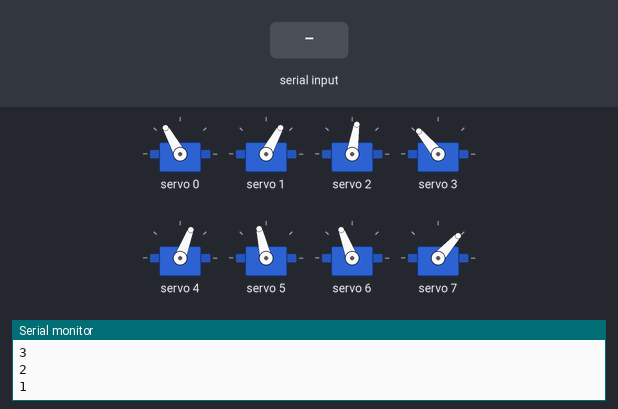
A sketch run on a simulated ESP32. Shown: 8 × servo, the last lines printed to the serial monitor. The test bench sets the inputs (shaded band).

Above: at 12.2 s.
12.3 s: "2" received over Serial
At 12.86 s:
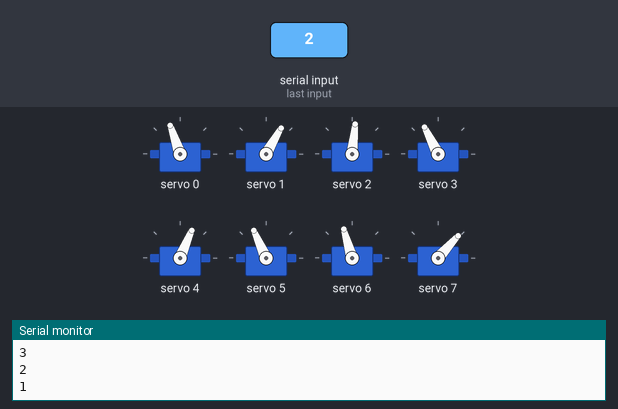
At 13.36 s:
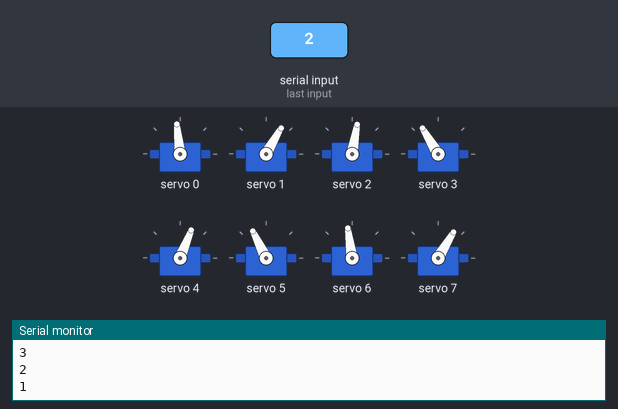
15.3 s: "1" received over Serial
18.3 s: "0" received over Serial
At 19.3 s:
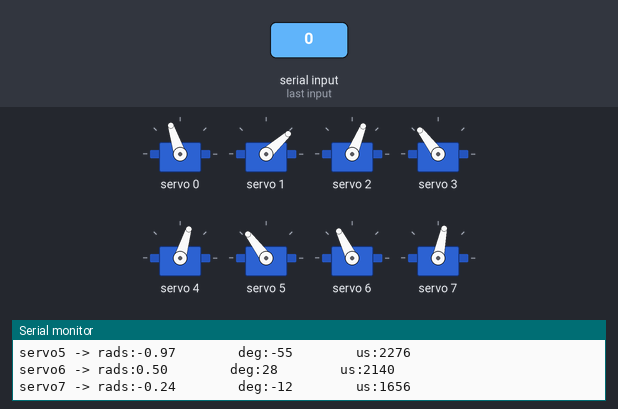
Timing chart, 0 to 21.3 s (numbered marks = the images above; inputs shaded):
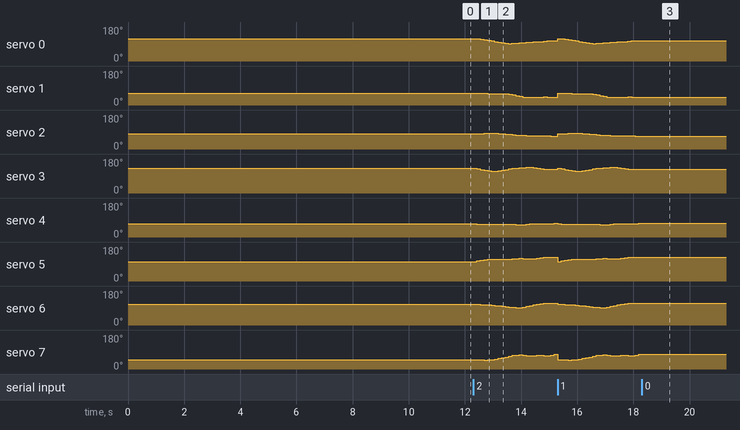

Measured:
- after the input at 12.3 s, servo 0: 119° → 117° after 0.13 s, → 115° 0.13 s later, → 112° 0.13 s later, → 109° 0.13 s later, … (22 changes in this stretch); servo 1: 61° → 60° after 0.51 s, → 58° 0.75 s later, → 54° 0.13 s later, → 50° 0.13 s later, … (11 changes in this stretch)
- after the input at 18.3 s, servo 0: stops changing and stays 108°; servo 1: stops changing and stays 42°; servo 2: stops changing and stays 68°; servo 3, servo 5: stops changing and stays 127°; servo 4: stops changing and stays 73°

The sketch:

3D_SS_68.ino
```cpp
// HOW TO:
// ------------------------------
// Serial input = 2 -> Steps through gait sequence once and stops at the end.
// Serial input = 1 -> Steps through gait sequence in a loop.
// Serial input = 0 -> Stops infinite loop at the node where it is at that moment

//Gait template
#include <Wire.h>
#include <Adafruit_PWMServoDriver.h>

Adafruit_PWMServoDriver pca9685 = Adafruit_PWMServoDriver();

#define SERVO_FREQ 300
#define SER0 0 //Hip 1
#define SER1 1 //Knee 1
#define SER2 2 //Hip 2
#define SER3 3 //Knee 2
#define SER4 4 //Hip 3
#define SER5 5 //Knee 3
#define SER6 6 //Hip 4
#define SER7 7 //Knee 4

// Insert servo angles here:
// For 3D gaits, these angles are obtained from linearisation.py
// For 2D gaits, these angles are obtained from 2D_trajectory_reader.py
float SS_servo0[] = {-0.62209064, -0.59196747, -0.52673967, -0.46203314, -0.39062914, -0.31155222, -0.23111066, -0.15018136, -0.06921757,  0.01165105,  0.0657441 ,  0.02351671, -0.02487941, -0.07044006, -0.10412586, -0.12999312, -0.15679787, -0.18513809, -0.21365259, -0.24286005, -0.27270916, -0.30381082, -0.33348496, -0.36286795, -0.37592357, -0.37395077, -0.37170302, -0.36953875, -0.37723974, -0.39695292, -0.42403875, -0.4549627 , -0.48757607, -0.52420976, -0.55060021, -0.56849433, -0.58458968, -0.60080248, -0.61581948, -0.63046939, -0.64442808, -0.65604117, -0.66016441, -0.65100286, -0.63621561};
float SS_servo1[] = {0.65084663, 0.63123423, 0.64371231, 0.66199298, 0.67176061, 0.6733238 , 0.67345561, 0.67328296, 0.67271747, 0.67206385, 0.69901734, 0.8121466 , 0.91173855, 1.00125419, 1.08767913, 1.14974735, 1.15467396, 1.14292926, 1.1265511 , 1.09174973, 1.07114657, 1.08634629, 1.09692986, 1.09391999, 1.05373853, 0.98499581, 0.91591002, 0.85439023, 0.83219892, 0.85334634, 0.90394924, 0.96406768, 1.018723  , 1.07360217, 1.08772752, 1.07507746, 1.07108153, 1.05581428, 1.03538351, 1.01010486, 0.9777147 , 0.92884131, 0.86902062, 0.79876478, 0.71926476};
float SS_servo2[] = {-0.3207203 , -0.31583484, -0.3037318 , -0.28767504, -0.27070485, -0.26208893, -0.2807248 , -0.31145643, -0.35011442, -0.39003153, -0.4312105 , -0.46478071, -0.49132371, -0.51390096, -0.54075667, -0.56057459, -0.57090705, -0.57787008, -0.58499859, -0.59278505, -0.60139464, -0.62124114, -0.63566462, -0.63205561, -0.60635748, -0.54260902, -0.48674167, -0.4165822 , -0.33740838, -0.25695512, -0.17602575, -0.09529742, -0.01462892,  0.04499181,  0.01715595, -0.02579298, -0.06609459, -0.10199135, -0.13744866, -0.17385564, -0.20414046, -0.23054786, -0.25820667, -0.28074254, -0.30619263};
float SS_servo3[] = {0.83618932, 0.77671732, 0.68033629, 0.57834789, 0.4936584 , 0.44555978, 0.46913961, 0.53006922, 0.61016043, 0.69092187, 0.77822392, 0.84226677, 0.87964389, 0.90513263, 0.95829337, 0.99032066, 0.965588  , 0.92158525, 0.87348433, 0.80908859, 0.75572131, 0.74865084, 0.73139819, 0.76489351, 0.73909006, 0.74793976, 0.77271952, 0.78315422, 0.77928737, 0.76705971, 0.76249472, 0.75736514, 0.75398193, 0.73330114, 0.76301489, 0.80687649, 0.86183433, 0.89046391, 0.91241734, 0.93251821, 0.93024002, 0.90348512, 0.88448435, 0.86826801, 0.86164897};
float SS_servo4[] = {0.60273663, 0.6202169 , 0.62749502, 0.63666242, 0.6394068 , 0.63314036, 0.62789834, 0.62123955, 0.61886899, 0.62170287, 0.62634161, 0.62901497, 0.64691222, 0.66080019, 0.6536928 , 0.61958775, 0.59640944, 0.58748331, 0.57961025, 0.5759243 , 0.56695055, 0.54725518, 0.52599507, 0.50521637, 0.47369384, 0.43068534, 0.39625388, 0.36425423, 0.33220837, 0.29801073, 0.26514524, 0.2294749 , 0.19777911, 0.18916202, 0.22365468, 0.2842877 , 0.33033167, 0.40958518, 0.49123895, 0.57240159, 0.64526964, 0.66890794, 0.6516784 , 0.64861168, 0.62526229};
float SS_servo5[] = {-0.39155727, -0.46658344, -0.54436024, -0.62404   , -0.67875208, -0.70066937, -0.70888847, -0.70178177, -0.69892801, -0.70528498, -0.71025259, -0.71915769, -0.76619554, -0.81082888, -0.8016069 , -0.74288195, -0.74114266, -0.77975517, -0.82456633, -0.89402408, -0.94717892, -0.95445163, -0.95940838, -0.97469257, -0.96941408, -0.93974322, -0.93018428, -0.92024815, -0.89179439, -0.83913408, -0.77374786, -0.70000863, -0.64301712, -0.6174817 , -0.64951989, -0.66351388, -0.71525883, -0.71833912, -0.71705934, -0.71618067, -0.70760155, -0.66680464, -0.6427875 , -0.57211126, -0.48185691};
float SS_servo6[] = {0.39637456, 0.3750873 , 0.34085903, 0.31301203, 0.28022847, 0.24770319, 0.21349209, 0.17570226, 0.13536022, 0.09141507, 0.05299275, 0.02322693, 0.01012581, 0.0118908 , 0.06232823, 0.14128975, 0.22059547, 0.2946141 , 0.36682581, 0.43185303, 0.49370794, 0.50243465, 0.50354482, 0.49332592, 0.49664443, 0.49964892, 0.51219335, 0.51993787, 0.5109044 , 0.48793405, 0.45667412, 0.42362053, 0.41125978, 0.43071854, 0.4455272 , 0.44057017, 0.40700419, 0.40529537, 0.40889341, 0.41894743, 0.43234067, 0.4404529 , 0.44387834, 0.42857499, 0.40930705};
float SS_servo7[] = {-0.91939709, -0.92309786, -0.92443574, -0.93644601, -0.92244558, -0.8873075 , -0.82940375, -0.74863974, -0.65878334, -0.56299108, -0.44862333, -0.34854998, -0.30229941, -0.29250923, -0.35803725, -0.38150194, -0.38009264, -0.37095842, -0.3602275 , -0.34314796, -0.41402092, -0.37337596, -0.30736583, -0.21577285, -0.24057102, -0.3016745 , -0.38511725, -0.45418758, -0.47514266, -0.45248311, -0.39885008, -0.33853501, -0.32350204, -0.37662007, -0.44032852, -0.47523977, -0.43917942, -0.4775959 , -0.53051017, -0.59975064, -0.68203266, -0.7696871 , -0.84658984, -0.87437742, -0.89265592};

int node=0;
int first=0;
int input=0;
int end_time=0;
int time_step=120000;
int steps = sizeof(SS_servo0)/sizeof(SS_servo0[0]);
int one_print = 0;

// -------------------Joint configurations-------------------
int servo0=0;
int servo0_deg=0;
int servo1=0;
int servo1_deg=0;
int servo2=0;
int servo2_deg=0;
int servo3=0;
int servo3_deg=0;
int servo4=0;
int servo4_deg=0;
int servo5=0;
int servo5_deg=0;
int servo6=0;
int servo6_deg=0;
int servo7=0;
int servo7_deg=0;

void setup() {
  Serial.begin(115200);
  pca9685.begin();

  pca9685.setOscillatorFrequency(27000000); //Value between 24MHz and 27MHz, tuned for this setup
  pca9685.setPWMFreq(SERVO_FREQ);
  delay (1000);

  servo0_deg=SS_servo0[0]/3.14159265*180;
  servo0=map(servo0_deg,-38,90,2200,1030);
  servo1_deg=SS_servo1[0]/3.14159265*180;
  servo1=map(servo1_deg,-90,90,2600,950);
  servo2_deg=SS_servo2[0]/3.14159265*180;
  servo2=map(servo2_deg,-38,90,1510,2730);
  servo3_deg=SS_servo3[0]/3.14159265*180;
  servo3=map(servo3_deg,-90,90,1100,2700);
  servo4_deg=SS_servo4[0]/3.14159265*180;
  servo4=map(servo4_deg,-90,38,2700,1500);
  servo5_deg=SS_servo5[0]/3.14159265*180;
  servo5=map(servo5_deg,-90,90,2600,930);
  servo6_deg=SS_servo6[0]/3.14159265*180;
  servo6=map(servo6_deg,-90,38,850,2250);
  servo7_deg=SS_servo7[0]/3.14159265*180;
  servo7=map(servo7_deg,-90,90,920,2620);

  pca9685.setPWM(SER0,0,servo0);
  pca9685.setPWM(SER1,0,servo1);
  pca9685.setPWM(SER2,0,servo2);
  pca9685.setPWM(SER3,0,servo3);
  pca9685.setPWM(SER4,0,servo4);
  pca9685.setPWM(SER5,0,servo5);
  pca9685.setPWM(SER6,0,servo6);
  pca9685.setPWM(SER7,0,servo7);

  Serial.print("Node:");
  Serial.println(node);
  Serial.print("servo0 -> rads:");
  Serial.print(SS_servo0[node]);
  Serial.print("        deg:");
  Serial.print(servo0_deg);
  Serial.print("        us:");
  Serial.println(servo0);
  Serial.print("servo1 -> rads:");
  Serial.print(SS_servo1[node]);
  Serial.print("        deg:");
  Serial.print(servo1_deg);
  Serial.print("        us:");
  Serial.println(servo1);
  Serial.print("servo2 -> rads:");
  Serial.print(SS_servo2[node]);
  Serial.print("        deg:");
  Serial.print(servo2_deg);
  Serial.print("        us:");
  Serial.println(servo2);
  Serial.print("servo3 -> rads:");
  Serial.print(SS_servo3[node]);
  Serial.print("        deg:");
  Serial.print(servo3_deg);
  Serial.print("        us:");
  Serial.println(servo3);
  Serial.print("servo4 -> rads:");
  Serial.print(SS_servo4[node]);
  Serial.print("        deg:");
  Serial.print(servo4_deg);
  Serial.print("        us:");
  Serial.println(servo4);
  Serial.print("servo5 -> rads:");
  Serial.print(SS_servo5[node]);
  Serial.print("        deg:");
  Serial.print(servo5_deg);
  Serial.print("        us:");
  Serial.println(servo5);
  Serial.print("servo6 -> rads:");
  Serial.print(SS_servo6[node]);
  Serial.print("        deg:");
  Serial.print(servo6_deg);
  Serial.print("        us:");
  Serial.println(servo6);
  Serial.print("servo7 -> rads:");
  Serial.print(SS_servo7[node]);
  Serial.print("        deg:");
  Serial.print(servo7_deg);
  Serial.print("        us:");
  Serial.println(servo7);

  Serial.println("10");
  delay(1000);
  Serial.println("9");
  delay(1000);
  Serial.println("8");
  delay(1000);
  Serial.println("7");
  delay(1000);
  Serial.println("6");
  delay(1000);
  Serial.println("5");
  delay(1000);
  Serial.println("4");
  delay(1000);
  Serial.println("3");
  delay(1000);
  Serial.println("2");
  delay(1000);
  Serial.println("1");
  delay(1000);

}

void loop()
{
  if(Serial.available()>0)
  {
    first=Serial.read();
    if(first=='2')
    {
      input=2;
      node=0;
      one_print=1;
    }
    if(first=='1')
    {
      input=1;
      node=0;
      one_print=1;
    }
    if(first=='0')
    {
      input=0;
    }
  }
  if(input==1 or input==2)
  {
      if(esp_timer_get_time()>=end_time)
      {
        servo0_deg=SS_servo0[node]/3.14159265*180;
        servo0=map(servo0_deg,-38,90,2200,1030);
        servo1_deg=SS_servo1[node]/3.14159265*180;
        servo1=map(servo1_deg,-90,90,2600,950);
        servo2_deg=SS_servo2[node]/3.14159265*180;
        servo2=map(servo2_deg,-38,90,1510,2730);
        servo3_deg=SS_servo3[node]/3.14159265*180;
        servo3=map(servo3_deg,-90,90,1100,2700);
        servo4_deg=SS_servo4[node]/3.14159265*180;
        servo4=map(servo4_deg,-90,38,2700,1500);
        servo5_deg=SS_servo5[node]/3.14159265*180;
        servo5=map(servo5_deg,-90,90,2600,930);
        servo6_deg=SS_servo6[node]/3.14159265*180;
        servo6=map(servo6_deg,-90,38,850,2250);
        servo7_deg=SS_servo7[node]/3.14159265*180;
        servo7=map(servo7_deg,-90,90,920,2620);

        pca9685.setPWM(SER0,0,servo0);
        pca9685.setPWM(SER1,0,servo1);
        pca9685.setPWM(SER2,0,servo2);
        pca9685.setPWM(SER3,0,servo3);
        pca9685.setPWM(SER4,0,servo4);
        pca9685.setPWM(SER5,0,servo5);
        pca9685.setPWM(SER6,0,servo6);
        pca9685.setPWM(SER7,0,servo7);

        node+=1;
        if(node>=steps and input==1)
        {
          Serial.print("Input:");
          Serial.println(input);
          node=0;
        }
        if(node>=steps and input==2)
        {
          Serial.print("Input:");
          Serial.println(input);
          input=0;
        }
         end_time=esp_timer_get_time()+time_step;
      }
   }

  if(input == 0)
  {
        pca9685.setPWM(SER0,0,servo0);
        pca9685.setPWM(SER1,0,servo1);
        pca9685.setPWM(SER2,0,servo2);
        pca9685.setPWM(SER3,0,servo3);
        pca9685.setPWM(SER4,0,servo4);
        pca9685.setPWM(SER5,0,servo5);
        pca9685.setPWM(SER6,0,servo6);
        pca9685.setPWM(SER7,0,servo7);

        if(one_print==1)
        {
          Serial.print("Input:");
          Serial.println(input);
          Serial.print("Node:");
          Serial.println(node);
          Serial.print("servo0 -> rads:");
          Serial.print(SS_servo0[node]);
          Serial.print("        deg:");
          Serial.print(servo0_deg);
          Serial.print("        us:");
          Serial.println(servo0);
          Serial.print("servo1 -> rads:");
          Serial.print(SS_servo1[node]);
          Serial.print("        deg:");
          Serial.print(servo1_deg);
          Serial.print("        us:");
          Serial.println(servo1);
          Serial.print("servo2 -> rads:");
          Serial.print(SS_servo2[node]);
          Serial.print("        deg:");
          Serial.print(servo2_deg);
          Serial.print("        us:");
          Serial.println(servo2);
          Serial.print("servo3 -> rads:");
          Serial.print(SS_servo3[node]);
          Serial.print("        deg:");
          Serial.print(servo3_deg);
          Serial.print("        us:");
          Serial.println(servo3);
          Serial.print("servo4 -> rads:");
          Serial.print(SS_servo4[node]);
          Serial.print("        deg:");
          Serial.print(servo4_deg);
          Serial.print("        us:");
          Serial.println(servo4);
          Serial.print("servo5 -> rads:");
          Serial.print(SS_servo5[node]);
          Serial.print("        deg:");
          Serial.print(servo5_deg);
          Serial.print("        us:");
          Serial.println(servo5);
          Serial.print("servo6 -> rads:");
          Serial.print(SS_servo6[node]);
          Serial.print("        deg:");
          Serial.print(servo6_deg);
          Serial.print("        us:");
          Serial.println(servo6);
          Serial.print("servo7 -> rads:");
          Serial.print(SS_servo7[node]);
          Serial.print("        deg:");
          Serial.print(servo7_deg);
          Serial.print("        us:");
          Serial.println(servo7);
          one_print=0;
        }

  }
}
```
